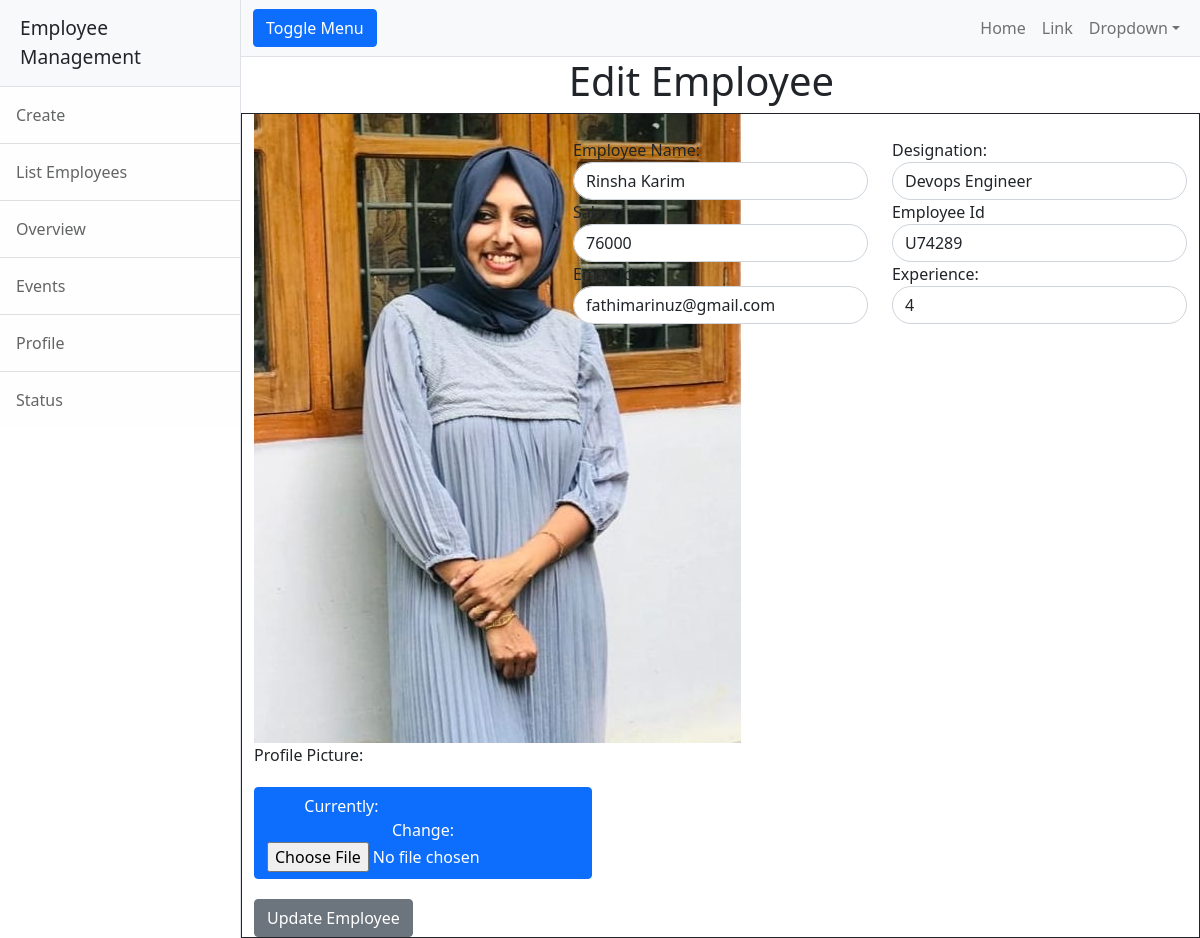
Page /employee/change/U74289 on the committed database.
### employee/models.py (models this page shows, shortened)
class Employee(models.Model):
    eid=models.CharField(max_length=30,primary_key=True)
    profile_pic=models.ImageField(upload_to="profilepics",null=True)
    emp_name=models.CharField(max_length=120)
    desig=models.CharField(max_length=120)
    salary=models.PositiveIntegerField()
    email=models.EmailField(unique=True)
    experience=models.PositiveIntegerField(default=0)

### employee/views.py (the view, shortened to what this page needs)
# urls.py: path('change/<str:emp_id>',views.EmployeeEditView.as_view(),name='emp-edit'),
class EmployeeEditView(View):
    def get(self,request,*args,**kwargs):
        eid=kwargs.get("emp_id")
        employee=Employee.objects.get(eid=eid)
        form=EmployeeCreateForm(instance=employee)
        return render(request,"emp-edit.html",{'form':form,'emp':employee})

### employee/forms.py
class EmployeeCreateForm(forms.ModelForm):
    class Meta:
        model=Employee
        fields="__all__"
        widgets={
            "eid":forms.TextInput(attrs={'class':"form-control rounded-pill"}),
            "emp_name": forms.TextInput (attrs={'class': "form-control rounded-pill"}),
            "desig": forms.TextInput (attrs={'class': "form-control rounded-pill"}),
            "salary": forms.NumberInput (attrs={'class': "form-control rounded-pill"}),
            "email": forms.EmailInput (attrs={'class': "form-control rounded-pill"}),
            "experience": forms.NumberInput (attrs={'class': "form-control rounded-pill"})
        }

### employee/templates/emp-edit.html (shortened to what this page needs)
{%extends 'base.html'%}
{%block body_block%}
<div class="row">
    <div class="col-4"></div>
    <div class="col-4"><h1>Edit Employee</h1></div>
    <div class="col-4"></div>
</div>
 <form action="" method="post" enctype="multipart/form-data">
<div class="container w-60 border border-dark mt-80">
    <div class="row">
        <div class="col-4">
          <div>  <img src="{{emp.profile_pic.url}}" alt=""></div>
 <label for="">Profile Picture:</label>
 <div>
                    <button class="btn btn-primary" style="margin-top:20px" type="submit">{{ form.profile_pic }}</button>
                </div>
        </div>
        <div class="col-4">
        <div class="fieldWrapper">
    <label for="">Employee Name:</label>
    {{ form.emp_name }}
</div>
             <div class="fieldWrapper">
    <label for="">Salary:</label>
    {{ form.salary }}
</div>
             <div class="fieldWrapper">
    <label for="">Email Id:</label>
    {{ form.email }}
</div>
        </div>
        <div class="col-4">
         <div class="fieldWrapper">
    <label for="">Designation:</label>
    {{ form.desig }}
</div>
             <div class="fieldWrapper">
    <label for="">Employee Id</label>
    {{ form.eid }}
</div>
             <div class="fieldWrapper">
    <label for="">Experience:</label>
    {{ form.experience }}
</div>
        </div>
                <div>
                    <button class="btn btn-secondary" style="margin-top:20px" type="submit">Update Employee</button>
                </div>
            </form>
{%endblock%}

### rows in the picture
Employee: profile_pic (picture), emp_name "Rinsha Karim", salary "76000", email "fathimarinuz@gmail.com", desig "Devops Engineer", eid "U74289", experience "4"
